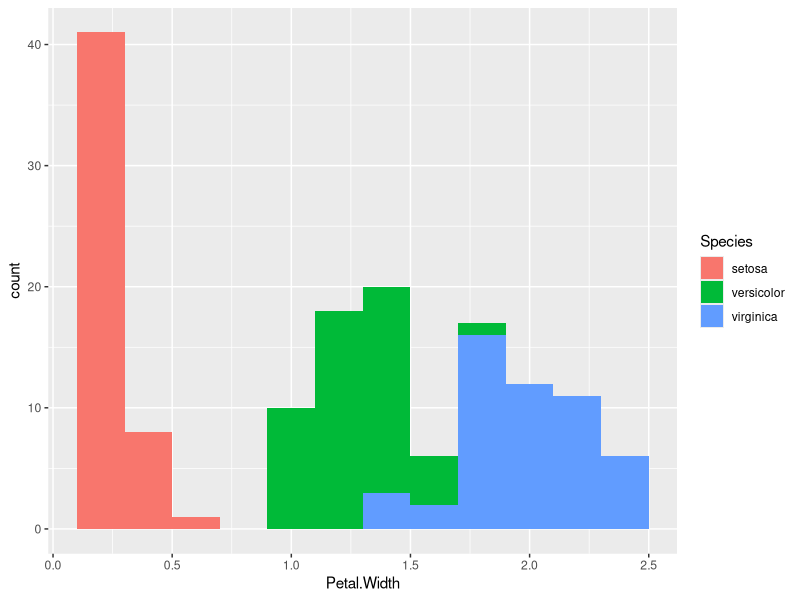

Write R code to recreate this figure.
# install dependancy
install.packages("ggplot2")
library(ggplot2)

# call histo function
histogram <- ggplot(data=iris, aes(x=Petal.Width))
histogram + geom_histogram(binwidth=0.2, aes(fill=Species))
